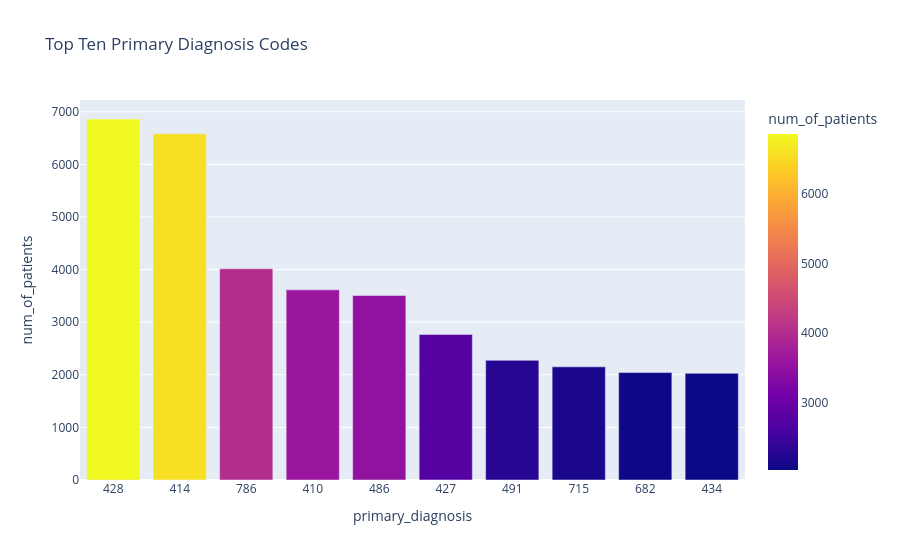

Notebook cell for this chart:
### Code cell
# visualize
fig = px.bar(primary_top_ten_df, x='primary_diagnosis',
             y='num_of_patients', color='num_of_patients'
             , title='Top Ten Primary Diagnosis Codes'
             , hover_data='description')

fig.show()

### Figure 1 — Plotly figure (JSON) as saved in the notebook; plotly's stock layout.template omitted (floating-point values rounded to 4 significant figures)
{"data": [{"customdata": [["DISEASES OF THE CIRCULATORY SYSTEM (390-459)"], ["DISEASES OF THE CIRCULATORY SYSTEM (390-459)"], ["SYMPTOMS, SIGNS, AND ILL-DEFINED CONDITIONS (780-799)"], ["DISEASES OF THE CIRCULATORY SYSTEM (390-459)"], ["DISEASES OF THE RESPIRATORY SYSTEM (460-519)"], ["DISEASES OF THE CIRCULATORY SYSTEM (390-459)"], ["DISEASES OF THE RESPIRATORY SYSTEM (460-519)"], ["DISEASES OF THE MUSCULOSKELETAL SYSTEM AND CONNECTIVE TISSUE (710-739)"], ["DISEASES OF THE SKIN AND SUBCUTANEOUS TISSUE (680-709)"], ["DISEASES OF THE CIRCULATORY SYSTEM (390-459)"]], "hovertemplate": "primary_diagnosis=%{x}<br>num_of_patients=%{marker.color}<br>description=%{customdata[0]}<extra></extra>", "legendgroup": "", "marker": {"color": [6862, 6581, 4016, 3614, 3508, 2766, 2275, 2151, 2042, 2028], "coloraxis": "coloraxis", "pattern": {"shape": ""}}, "name": "", "orientation": "v", "showlegend": false, "textposition": "auto", "type": "bar", "x": ["428", "414", "786", "410", "486", "427", "491", "715", "682", "434"], "xaxis": "x", "y": [6862, 6581, 4016, 3614, 3508, 2766, 2275, 2151, 2042, 2028], "yaxis": "y"}], "layout": {"barmode": "relative", "coloraxis": {"colorbar": {"title": {"text": "num_of_patients"}}, "colorscale": [[0, "#0d0887"], [0.1111, "#46039f"], [0.2222, "#7201a8"], [0.3333, "#9c179e"], [0.4444, "#bd3786"], [0.5556, "#d8576b"], [0.6667, "#ed7953"], [0.7778, "#fb9f3a"], [0.8889, "#fdca26"], [1, "#f0f921"]]}, "legend": {"tracegroupgap": 0}, "title": {"text": "Top Ten Primary Diagnosis Codes"}, "xaxis": {"anchor": "y", "domain": [0, 1], "title": {"text": "primary_diagnosis"}}, "yaxis": {"anchor": "x", "domain": [0, 1], "title": {"text": "num_of_patients"}}}}
